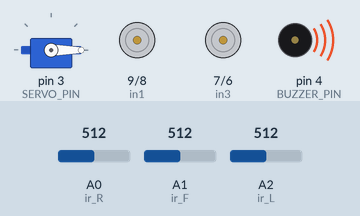
A sketch run on a simulated Arduino Uno, built with avr-gcc and run on an emulated ATmega328P. On the bench: servo, motor-driver pin pairs drawn as motors (green arrow = first pin HIGH = forward, orange = second pin HIGH = backward, longer = more drive, scaled by the enable pin), buzzer (waves = sounding, pin HIGH). The inputs (shaded band) are chosen by the test bench; at power-on: A0 (ir_R) = 512, A1 (ir_F) = 512, A2 (ir_L) = 512. What the sketch prints to the serial monitor is not drawn.

Above: at 1.2 s.
1.3 s: A0 (ir_R) set to 210
2.8 s: A0 (ir_R) set to 183
At 2.96 s:
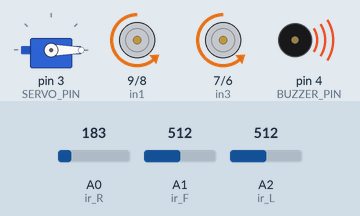
At 3.46 s:
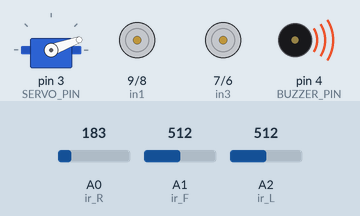
5.8 s: A1 (ir_F) set to 212
At 7.17 s:
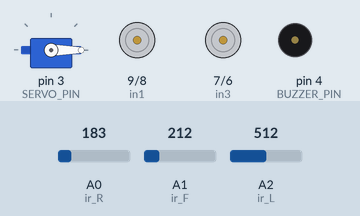
8.8 s: A1 (ir_F) set to 189
Timing chart, 0 to 12.8 s (numbered marks = the images above; inputs shaded):
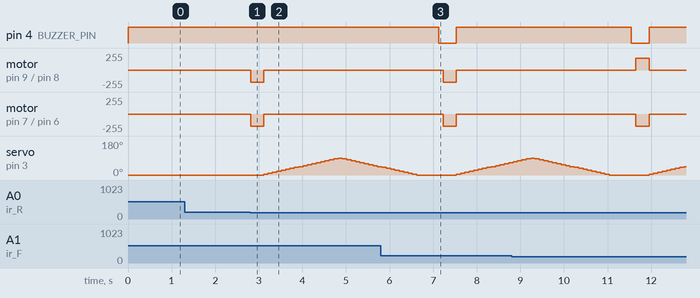

The sketch:

app.ino
```cpp
#include <Servo.h>

// ================= MOTOR DRIVER PINS =================
#define enA 5     // Enable A
#define in1 9      // Motor A1
#define in2 8      // Motor A2

#define in3 7      // Motor B1
#define in4 6      // Motor B2
#define enB 11      // Enable B

// ================= SENSOR PINS =================
#define ir_R A0
#define ir_F A1
#define ir_L A2

// ================= SERVO =================
#define SERVO_PIN 3

Servo sprayServo;

// ================= VARIABLES =================
int Speed = 180;           // Motor speed
int FIRE_THRESHOLD = 200;  // Fire when value < 200

// Servo sweep variables
int servoPos = 0;
int sweepCount = 0;
bool sweeping = false;
unsigned long lastServoMove = 0;
const int servoInterval = 5;   // Sweep speed

#define BUZZER_PIN 4  // Connect your buzzer here

void setup() {
  Serial.begin(9600);

  // Motor Pins
  pinMode(enA, OUTPUT);
  pinMode(in1, OUTPUT);
  pinMode(in2, OUTPUT);
  pinMode(in3, OUTPUT);
  pinMode(in4, OUTPUT);
  pinMode(enB, OUTPUT);

  // Sensor Pins
  pinMode(ir_R, INPUT);
  pinMode(ir_F, INPUT);
  pinMode(ir_L, INPUT);

  analogWrite(enA, Speed);
  analogWrite(enB, Speed);

  // Servo setup
  sprayServo.attach(SERVO_PIN);
  sprayServo.write(0);

  // Buzzer setup
  pinMode(BUZZER_PIN, OUTPUT);
  digitalWrite(BUZZER_PIN, HIGH);
}


void loop() {
  int sR = analogRead(ir_R);
  int sF = analogRead(ir_F);
  int sL = analogRead(ir_L);

  // Serial.print("R:");
  // Serial.print(sR);
  // Serial.print("  F:");
  // Serial.print(sF);
  // Serial.print("  L:");
  // Serial.println(sL);

  bool fireR = (sR < FIRE_THRESHOLD);
  bool fireF = (sF < FIRE_THRESHOLD);
  bool fireL = (sL < FIRE_THRESHOLD);

  // ================= FIRE DETECTION =================
  if ((fireR || fireF || fireL) && !sweeping) {

    Serial.println("🔥 Fire Detected");

    // Move toward fire
    if (fireL && !fireF) {
      Serial.println("↩ Turning LEFT");
      turnLeft();
      delay(300);
      stopMotor();
      sweeping = true;  // start servo sweep
    }
    else if (fireR && !fireF) {
      Serial.println("↪ Turning RIGHT");
      turnRight();
      delay(300);
      stopMotor();
      sweeping = true;  // start servo sweep
    }
    else if (fireF) {
      Serial.println("⬆ Fire in FRONT - STOP & SWEEP");
      forward();
      delay(300);
      stopMotor();
      sweeping = true;  // start servo sweep
    }
  }
  else if (!sweeping) {
    // No fire → keep moving forward

  }

  servoSpray();  // Handle servo motion
  delay(100);
}

// ================= SERVO SWEEP FUNCTION =================
void servoSpray() {
  if (!sweeping) return;

  static int direction = 1;
  const int step = 5;          // Move 5 degrees per update
  const unsigned long interval = 5;  // 5 ms between moves

  unsigned long currentMillis = millis();
  if (currentMillis - lastServoMove >= interval) {
    lastServoMove = currentMillis;

    // Turn buzzer ON when sweep starts
    if (sweepCount == 0 && servoPos == 0) {
      digitalWrite(BUZZER_PIN, HIGH);
      Serial.println("🔊 Buzzer ON - Sweep started");
    }

    servoPos += step * direction;

    if (servoPos >= 90) {
      servoPos = 90;
      direction = -1;
      sweepCount++;
    }
    else if (servoPos <= 0) {
      servoPos = 0;
      direction = 1;
      sweepCount++;
    }

    sprayServo.write(servoPos);

    // Stop after 2 full sweeps
    if (sweepCount >= 2) {
      sweeping = false;
      sweepCount = 0;
      servoPos = 0;
      sprayServo.write(0);

      // Turn buzzer ON momentarily to signal sweep complete
      Serial.println("✅ Sweep Completed");
      digitalWrite(BUZZER_PIN, HIGH);
      delay(500);             // beep for 0.5 sec
      digitalWrite(BUZZER_PIN, LOW);
      Serial.println("🔊 Buzzer OFF - Sweep finished");
    }
  }
}


// ================= MOTOR FUNCTIONS =================
void forward() {
  digitalWrite(in1, HIGH);
  digitalWrite(in2, LOW);
  digitalWrite(in3, LOW);
  digitalWrite(in4, HIGH);
   Serial.println("↪ Turning forward");
}

void backward() {
  digitalWrite(in1, LOW);
  digitalWrite(in2, HIGH);
  digitalWrite(in3, HIGH);
  digitalWrite(in4, LOW);
   Serial.println("↪ Turning bacck");
}

void turnRight() {
  digitalWrite(in1, LOW);
  digitalWrite(in2, HIGH);
  digitalWrite(in3, LOW);
  digitalWrite(in4, HIGH);
   Serial.println("↪ Turning RIGHT");
}

void turnLeft() {
  digitalWrite(in1, HIGH);
  digitalWrite(in2, LOW);
  digitalWrite(in3, HIGH);
  digitalWrite(in4, LOW);
   Serial.println("↪ Turning left");
}

void stopMotor() {
  digitalWrite(in1, LOW);
  digitalWrite(in2, LOW);
  digitalWrite(in3, LOW);
  digitalWrite(in4, LOW);
   Serial.println("↪ Turning sTop");
}
```

Measured:
- the behaviour switches between 200 and 199 on A0 (ir_R) (found by bisection; images 0 and 1)
- after the input at 1.3 s, every drawn part: stays the same
- after the input at 2.8 s, motor on pin 9 (in1) / pin 8 (in2), motor on pin 7 (in3) / pin 6 (in4): stopped → backward 180/255 at once, → stopped 0.30 s later; servo on pin 3 (SERVO_PIN): rises from 0° to 90° in 1.7 s, then falls to 45° in 0.90 s
